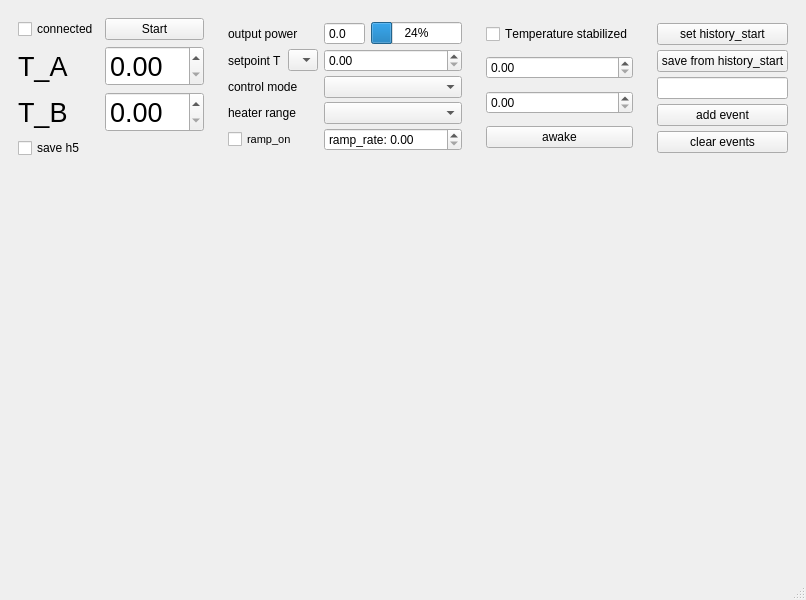
<?xml version="1.0" encoding="UTF-8"?>
<ui version="4.0">
 <class>PowerMeterOptmizerWindow</class>
 <widget class="QMainWindow" name="PowerMeterOptmizerWindow">
  <property name="geometry">
   <rect>
    <x>0</x>
    <y>0</y>
    <width>800</width>
    <height>600</height>
   </rect>
  </property>
  <property name="windowTitle">
   <string>Power Meter Optimizer</string>
  </property>
  <property name="styleSheet">
   <string notr="true"/>
  </property>
  <widget class="QWidget" name="centralwidget">
   <layout class="QVBoxLayout" name="verticalLayout" stretch="0,0">
    <property name="spacing">
     <number>0</number>
    </property>
    <property name="leftMargin">
     <number>0</number>
    </property>
    <property name="topMargin">
     <number>0</number>
    </property>
    <property name="rightMargin">
     <number>0</number>
    </property>
    <property name="bottomMargin">
     <number>0</number>
    </property>
    <item>
     <widget class="QWidget" name="horizontalWidget" native="true">
      <property name="sizePolicy">
       <sizepolicy hsizetype="Preferred" vsizetype="Maximum">
        <horstretch>0</horstretch>
        <verstretch>0</verstretch>
       </sizepolicy>
      </property>
      <layout class="QHBoxLayout" name="horizontalLayout">
       <property name="spacing">
        <number>6</number>
       </property>
       <item>
        <widget class="QWidget" name="temperature_widget" native="true">
         <layout class="QGridLayout" name="gridLayout_2">
          <item row="2" column="2">
           <widget class="QDoubleSpinBox" name="T_B_doubleSpinBox">
            <property name="sizePolicy">
             <sizepolicy hsizetype="Preferred" vsizetype="Fixed">
              <horstretch>0</horstretch>
              <verstretch>0</verstretch>
             </sizepolicy>
            </property>
            <property name="minimumSize">
             <size>
              <width>0</width>
              <height>0</height>
             </size>
            </property>
            <property name="font">
             <font>
              <pointsize>20</pointsize>
              <kerning>true</kerning>
             </font>
            </property>
           </widget>
          </item>
          <item row="1" column="1">
           <widget class="QLabel" name="label">
            <property name="minimumSize">
             <size>
              <width>50</width>
              <height>0</height>
             </size>
            </property>
            <property name="font">
             <font>
              <pointsize>20</pointsize>
             </font>
            </property>
            <property name="text">
             <string>T_A</string>
            </property>
           </widget>
          </item>
          <item row="2" column="1">
           <widget class="QLabel" name="label_2">
            <property name="minimumSize">
             <size>
              <width>0</width>
              <height>0</height>
             </size>
            </property>
            <property name="maximumSize">
             <size>
              <width>60</width>
              <height>16777215</height>
             </size>
            </property>
            <property name="font">
             <font>
              <pointsize>20</pointsize>
             </font>
            </property>
            <property name="text">
             <string>T_B</string>
            </property>
           </widget>
          </item>
          <item row="1" column="2">
           <widget class="QDoubleSpinBox" name="T_A_doubleSpinBox">
            <property name="sizePolicy">
             <sizepolicy hsizetype="Preferred" vsizetype="Fixed">
              <horstretch>0</horstretch>
              <verstretch>0</verstretch>
             </sizepolicy>
            </property>
            <property name="minimumSize">
             <size>
              <width>0</width>
              <height>0</height>
             </size>
            </property>
            <property name="font">
             <font>
              <pointsize>20</pointsize>
             </font>
            </property>
           </widget>
          </item>
          <item row="0" column="1">
           <widget class="QCheckBox" name="connected_checkBox">
            <property name="text">
             <string>connected</string>
            </property>
           </widget>
          </item>
          <item row="0" column="2">
           <widget class="QPushButton" name="start_pushButton">
            <property name="text">
             <string>Start</string>
            </property>
           </widget>
          </item>
          <item row="3" column="1">
           <widget class="QCheckBox" name="save_data_checkBox">
            <property name="text">
             <string>save h5</string>
            </property>
           </widget>
          </item>
         </layout>
        </widget>
       </item>
       <item>
        <widget class="QWidget" name="widget" native="true">
         <layout class="QGridLayout" name="gridLayout_3">
          <property name="verticalSpacing">
           <number>0</number>
          </property>
          <item row="0" column="6">
           <widget class="QProgressBar" name="heater_output_progressBar">
            <property name="sizePolicy">
             <sizepolicy hsizetype="Preferred" vsizetype="Fixed">
              <horstretch>0</horstretch>
              <verstretch>0</verstretch>
             </sizepolicy>
            </property>
            <property name="value">
             <number>24</number>
            </property>
           </widget>
          </item>
          <item row="1" column="0" colspan="2">
           <widget class="QLabel" name="label_3">
            <property name="sizePolicy">
             <sizepolicy hsizetype="Maximum" vsizetype="Preferred">
              <horstretch>0</horstretch>
              <verstretch>0</verstretch>
             </sizepolicy>
            </property>
            <property name="text">
             <string>setpoint T</string>
            </property>
           </widget>
          </item>
          <item row="1" column="2">
           <widget class="QComboBox" name="control_input_comboBox">
            <property name="maximumSize">
             <size>
              <width>30</width>
              <height>16777215</height>
             </size>
            </property>
           </widget>
          </item>
          <item row="0" column="5">
           <widget class="QDoubleSpinBox" name="manual_heater_output_doubleSpinBox">
            <property name="minimumSize">
             <size>
              <width>0</width>
              <height>0</height>
             </size>
            </property>
            <property name="maximumSize">
             <size>
              <width>55</width>
              <height>16777215</height>
             </size>
            </property>
            <property name="frame">
             <bool>true</bool>
            </property>
            <property name="alignment">
             <set>Qt::AlignLeading|Qt::AlignLeft|Qt::AlignVCenter</set>
            </property>
            <property name="buttonSymbols">
             <enum>QAbstractSpinBox::NoButtons</enum>
            </property>
            <property name="decimals">
             <number>1</number>
            </property>
           </widget>
          </item>
          <item row="2" column="5" colspan="2">
           <widget class="QComboBox" name="control_mode_comboBox"/>
          </item>
          <item row="3" column="5" colspan="2">
           <widget class="QComboBox" name="heater_range_comboBox"/>
          </item>
          <item row="4" column="5" colspan="2">
           <widget class="QDoubleSpinBox" name="ramp_rate_doubleSpinBox">
            <property name="prefix">
             <string>ramp_rate: </string>
            </property>
           </widget>
          </item>
          <item row="1" column="5" colspan="2">
           <widget class="QDoubleSpinBox" name="setpoint_T_doubleSpinBox"/>
          </item>
          <item row="2" column="0" colspan="3">
           <widget class="QLabel" name="label_5">
            <property name="text">
             <string>control mode</string>
            </property>
           </widget>
          </item>
          <item row="3" column="0" colspan="3">
           <widget class="QLabel" name="label_6">
            <property name="text">
             <string>heater range</string>
            </property>
           </widget>
          </item>
          <item row="4" column="0" colspan="3">
           <widget class="QCheckBox" name="ramp_on_checkBox">
            <property name="font">
             <font>
              <pointsize>8</pointsize>
              <weight>50</weight>
              <bold>false</bold>
             </font>
            </property>
            <property name="styleSheet">
             <string notr="true"/>
            </property>
            <property name="text">
             <string>ramp_on</string>
            </property>
           </widget>
          </item>
          <item row="0" column="0" colspan="3">
           <widget class="QLabel" name="label_4">
            <property name="text">
             <string>output power</string>
            </property>
           </widget>
          </item>
         </layout>
        </widget>
       </item>
       <item>
        <widget class="QWidget" name="verticalWidget" native="true">
         <layout class="QVBoxLayout" name="verticalLayout_4">
          <item>
           <widget class="QCheckBox" name="is_std_stable_checkBox">
            <property name="font">
             <font>
              <kerning>false</kerning>
             </font>
            </property>
            <property name="styleSheet">
             <string notr="true">QCheckBox:disabled:checked{color:black} QCheckBox:disabled:unchecked{color:black}</string>
            </property>
            <property name="text">
             <string>Temperature stabilized</string>
            </property>
           </widget>
          </item>
          <item>
           <widget class="QDoubleSpinBox" name="std_stable_doubleSpinBox"/>
          </item>
          <item>
           <widget class="QDoubleSpinBox" name="std_doubleSpinBox"/>
          </item>
          <item>
           <widget class="QPushButton" name="is_awake_pushButton">
            <property name="text">
             <string>awake</string>
            </property>
           </widget>
          </item>
         </layout>
        </widget>
       </item>
       <item>
        <widget class="QWidget" name="widget" native="true">
         <property name="maximumSize">
          <size>
           <width>200</width>
           <height>16777215</height>
          </size>
         </property>
         <layout class="QVBoxLayout" name="verticalLayout_3">
          <property name="spacing">
           <number>0</number>
          </property>
          <item>
           <widget class="QPushButton" name="set_history_start_pushButton">
            <property name="toolTip">
             <string>Clears events and marks current time as &lt;i&gt;history_start&lt;/i&gt; of a new history.</string>
            </property>
            <property name="text">
             <string>set history_start</string>
            </property>
           </widget>
          </item>
          <item>
           <widget class="QPushButton" name="save_history_pushButton">
            <property name="toolTip">
             <string>Saves temperature data and events between &lt;i&gt;history_start&lt;/i&gt; and now.</string>
            </property>
            <property name="text">
             <string>save from history_start</string>
            </property>
           </widget>
          </item>
          <item>
           <widget class="QLineEdit" name="event_text_lineEdit">
            <property name="toolTip">
             <string>Events are markers in the history. On &lt;i&gt; add event&lt;/i&gt; the text in this box will be added.</string>
            </property>
           </widget>
          </item>
          <item>
           <widget class="QPushButton" name="add_event_pushButton">
            <property name="toolTip">
             <string>Adds an event to the history. Events are markers in the history. </string>
            </property>
            <property name="text">
             <string>add event</string>
            </property>
           </widget>
          </item>
          <item>
           <widget class="QPushButton" name="clear_events_pushButton">
            <property name="text">
             <string>clear events</string>
            </property>
           </widget>
          </item>
         </layout>
        </widget>
       </item>
      </layout>
     </widget>
    </item>
    <item>
     <widget class="QWidget" name="plot_widget" native="true">
      <layout class="QVBoxLayout" name="verticalLayout_2">
       <property name="spacing">
        <number>0</number>
       </property>
       <property name="leftMargin">
        <number>0</number>
       </property>
       <property name="topMargin">
        <number>0</number>
       </property>
       <property name="rightMargin">
        <number>0</number>
       </property>
       <property name="bottomMargin">
        <number>0</number>
       </property>
      </layout>
     </widget>
    </item>
   </layout>
  </widget>
  <widget class="QMenuBar" name="menubar">
   <property name="geometry">
    <rect>
     <x>0</x>
     <y>0</y>
     <width>800</width>
     <height>21</height>
    </rect>
   </property>
  </widget>
  <widget class="QStatusBar" name="statusbar"/>
 </widget>
 <resources/>
 <connections/>
</ui>
